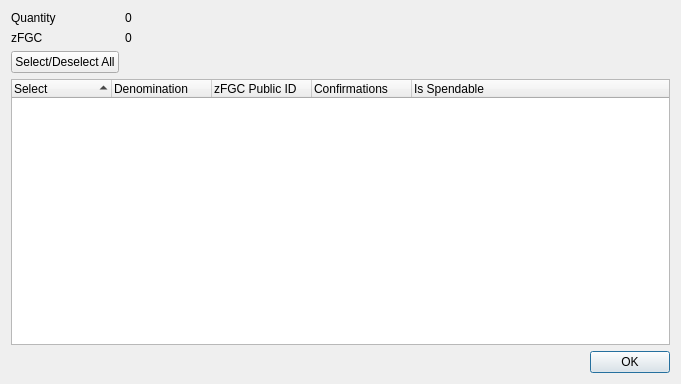
<?xml version="1.0" encoding="UTF-8"?>
<ui version="4.0">
 <class>ZFGCControlDialog</class>
 <widget class="QDialog" name="ZFGCControlDialog">
  <property name="geometry">
   <rect>
    <x>0</x>
    <y>0</y>
    <width>681</width>
    <height>384</height>
   </rect>
  </property>
  <property name="minimumSize">
   <size>
    <width>681</width>
    <height>384</height>
   </size>
  </property>
  <property name="windowTitle">
   <string>Select zFGC to Spend</string>
  </property>
  <layout class="QGridLayout" name="gridLayout">
   <item row="0" column="0">
    <layout class="QFormLayout" name="formLayout">
     <property name="sizeConstraint">
      <enum>QLayout::SetDefaultConstraint</enum>
     </property>
     <item row="0" column="0">
      <widget class="QLabel" name="labelQuantity">
       <property name="text">
        <string>Quantity</string>
       </property>
      </widget>
     </item>
     <item row="0" column="1">
      <widget class="QLabel" name="labelQuantity_int">
       <property name="text">
        <string>0</string>
       </property>
      </widget>
     </item>
     <item row="1" column="0">
      <widget class="QLabel" name="labelZFGC">
       <property name="text">
        <string>zFGC</string>
       </property>
      </widget>
     </item>
     <item row="1" column="1">
      <widget class="QLabel" name="labelZFGC_int">
       <property name="text">
        <string>0</string>
       </property>
      </widget>
     </item>
     <item row="2" column="0">
      <widget class="QPushButton" name="pushButtonAll">
       <property name="text">
        <string>Select/Deselect All</string>
       </property>
      </widget>
     </item>
    </layout>
   </item>
   <item row="1" column="0">
    <layout class="QVBoxLayout" name="verticalLayout">
     <item>
      <widget class="QTreeWidget" name="treeWidget">
       <property name="minimumSize">
        <size>
         <width>0</width>
         <height>250</height>
        </size>
       </property>
       <property name="alternatingRowColors">
        <bool>true</bool>
       </property>
       <property name="sortingEnabled">
        <bool>true</bool>
       </property>
       <property name="columnCount">
        <number>5</number>
       </property>
       <attribute name="headerDefaultSectionSize">
        <number>100</number>
       </attribute>
       <column>
        <property name="text">
         <string notr="true">Select</string>
        </property>
       </column>
       <column>
        <property name="text">
         <string notr="true">Denomination</string>
        </property>
       </column>
       <column>
        <property name="text">
         <string notr="true">zFGC Public ID</string>
        </property>
       </column>
       <column>
        <property name="text">
         <string notr="true">Confirmations</string>
        </property>
       </column>
       <column>
        <property name="text">
         <string>Is Spendable</string>
        </property>
       </column>
      </widget>
     </item>
     <item>
      <widget class="QDialogButtonBox" name="buttonBox">
       <property name="orientation">
        <enum>Qt::Horizontal</enum>
       </property>
       <property name="standardButtons">
        <set>QDialogButtonBox::Ok</set>
       </property>
      </widget>
     </item>
    </layout>
   </item>
  </layout>
 </widget>
 <resources/>
 <connections>
  <connection>
   <sender>buttonBox</sender>
   <signal>accepted()</signal>
   <receiver>ZFGCControlDialog</receiver>
   <slot>accept()</slot>
   <hints>
    <hint type="sourcelabel">
     <x>248</x>
     <y>254</y>
    </hint>
    <hint type="destinationlabel">
     <x>157</x>
     <y>274</y>
    </hint>
   </hints>
  </connection>
  <connection>
   <sender>buttonBox</sender>
   <signal>rejected()</signal>
   <receiver>ZFGCControlDialog</receiver>
   <slot>reject()</slot>
   <hints>
    <hint type="sourcelabel">
     <x>316</x>
     <y>260</y>
    </hint>
    <hint type="destinationlabel">
     <x>286</x>
     <y>274</y>
    </hint>
   </hints>
  </connection>
 </connections>
</ui>
